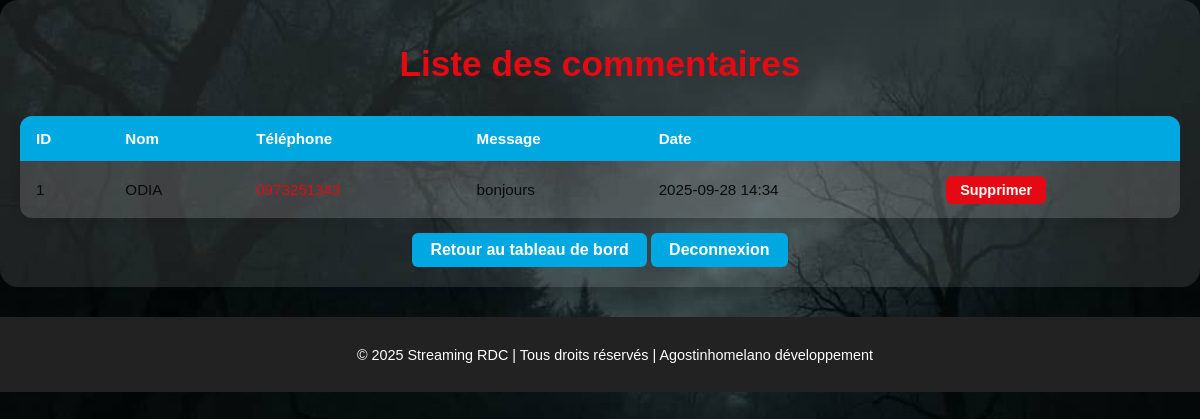
Page /admin/liste_commentaires on the earlier database version.
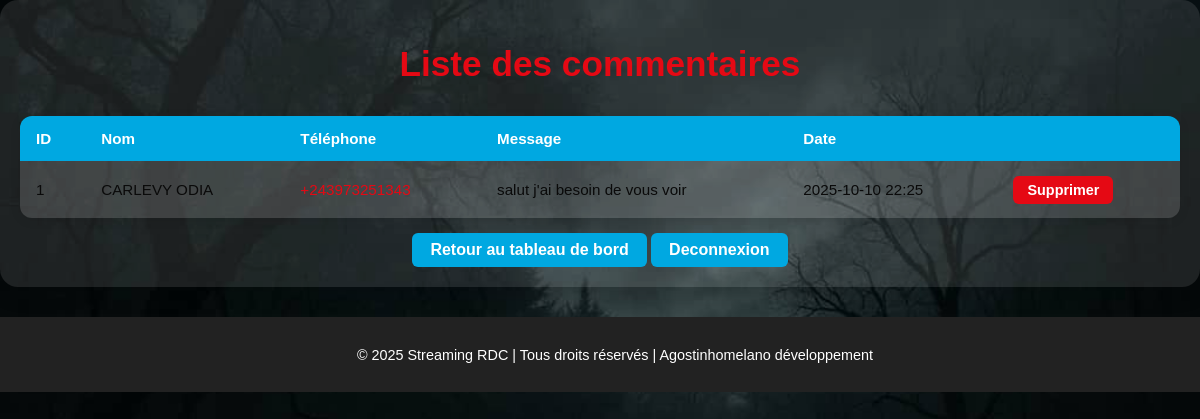
Same page on the later database version.
### app.py (models this page shows)
class Commentaire(db.Model):
    id = db.Column(db.Integer, primary_key=True)
    nom = db.Column(db.String(30), nullable=False)
    tel = db.Column(db.String(30), nullable=False)
    message = db.Column(db.String(500), nullable=False)
    date_post = db.Column(db.DateTime, default=datetime.utcnow)

### app.py (the view)
@app.route("/admin/liste_commentaires")
def liste_commentaires():
    commentaires = Commentaire.query.all()
    return render_template("admin/commentaire.html", commentaires=commentaires)

### templates/admin/commentaire.html (shortened to what this page needs)
<!DOCTYPE html>
<html lang="fr">
<head>
  <link rel="stylesheet" href="{{ url_for('static', filename='css/admin.css') }}">
</head>
<body>
  <div class="admin-container">
    <h1>Liste des commentaires</h1>
    <div class="table-responsive">
      <table class="admin-table">
        <thead>
          <tr>
            <th>ID</th>
            <th>Nom</th>
            <th>Téléphone</th>
            <th>Message</th>
            <th>Date</th>
            <th></th>
          </tr>
        </thead>
        <tbody>
          {% for c in commentaires %}
          <tr>
            <td data-label="ID">{{ c.id }}</td>
            <td data-label="Nom">{{ c.nom }}</td>
            <td data-label="Téléphone"><a href="https://wa.me/{{ c.tel }}" target="_blank">{{ c.tel }}</a></td>
            <td data-label="Message">{{ c.message }}</td>
            <td data-label="Date">{{ c.date_post.strftime('%Y-%m-%d %H:%M') }}</td>
            <td>
              <form action="{{ url_for('supprimer_commentaire', id=c.id) }}" method="post" class="delete-form">
                <button type="submit" class="btn-admin">Supprimer</button>
              </form>
            </td>
          </tr>
          {% endfor %}
        </tbody>
      </table>
    </div>
    <a href="{{ url_for('accueil_admin') }}" class="btn-retour">Retour au tableau de bord</a>
    <a href="{{url_for('deconnexion_admin')}}" class="btn-retour">Deconnexion</a>
  </div>
  <footer>
    <p>© 2025 Streaming RDC | Tous droits réservés | Agostinhomelano développement</p>
  </footer>
</body>
</html>

Differences in the rows shown:
changed Commentaire id 1: nom "ODIA" → "CARLEVY ODIA"; message "bonjours" → "salut j'ai besoin de vous voir"; date_post "2025-09-28 14:34" → "2025-10-10 22:25"
